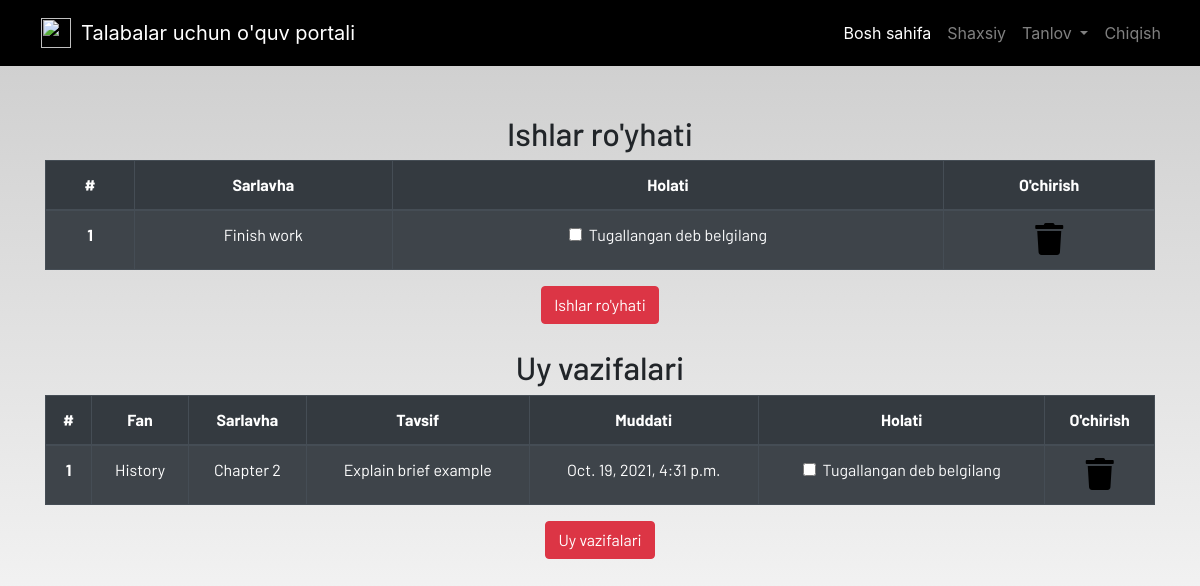
The page /profile/ (signed in) on the database as committed earlier.
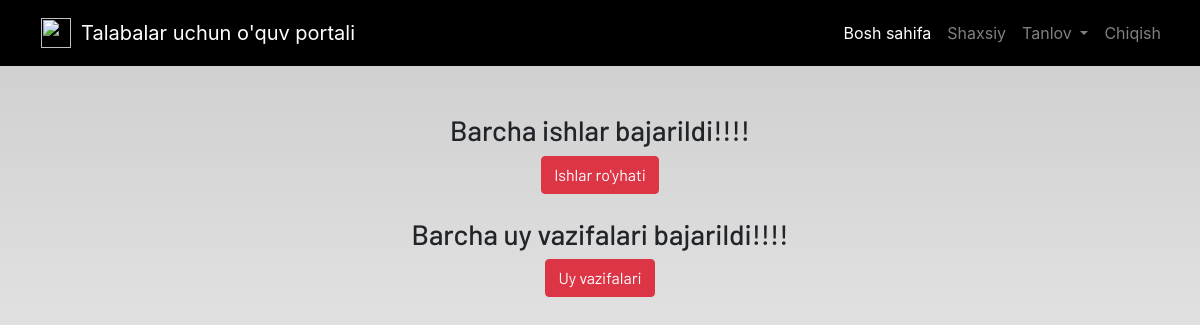
The same page on the database as committed later.
### dashboard/models.py (models this page shows, shortened)
class Todo(models.Model):
    user = models.ForeignKey(User, on_delete=models.CASCADE)
    title = models.CharField(max_length=100)
    is_finished = models.BooleanField(default=False)

class Homework(models.Model):
    user = models.ForeignKey(User, on_delete=models.CASCADE)
    subject = models.CharField(max_length=50)
    title = models.CharField(max_length=100)
    description = models.TextField()
    due = models.DateTimeField()
    is_finished = models.BooleanField(default=False)

### dashboard/views.py (the view)
# urls.py: path('profile/',dash_views.profile,name='profile')
@login_required
def profile(request):
    homeworks = Homework.objects.filter(is_finished=False,user=request.user)
    todos = Todo.objects.filter(is_finished=False,user=request.user)
    if len(homeworks) == 0:
        homework_done=True
    else:
        homework_done=False
    if len(todos) == 0:
        todos_done=True
    else:
        todos_done=False
    context = {
        'homeworks':homeworks,
        'todos':todos,
        'homework_done':homework_done,
        'todos_done':todos_done
    }
    return render(request,'dashboard/profile.html',context)

### dashboard/templates/dashboard/profile.html
{% extends 'dashboard/base.html' %}
{% load static %}
{% load crispy_forms_tags%}
{% block content %}
<section class="text-center">
    <div class="container">
    {% if not todos_done %}
        <h2>Ishlar ro'yhati</h2>
        <table class="table table-striped table-bordered table-hover table-dark">
            <thead>
                <tr>
                    <th scope="col">#</th>
                    <th scope="col">Sarlavha</th>
                    <th scope="col">Holati</th>
                    <th scope="col">O'chirish</th>
                </tr>
            </thead>
            <tbody>
                {% for todo in todos %}
                <tr>
                    <th scope="row">{{forloop.counter}}</th>
                    <td>{{todo.title}}</td>
                    <td>
                        <a href="{% url 'update-todo' todo.id %}">
                            <div class="form-check">
                            {% if todo.is_finished == True %}
                                <input class="form-check-input" type="checkbox" value="" checked>
                            {% else %}
                                <input class="form-check-input" type="checkbox" value="">
                            {% endif %}
                                <label class="form-check-label text-light" for="flexCheckDefault">
                                    Tugallangan deb belgilang
                                </label>
                            </div>
                        </a>
                    </td>
                    <td><a href="{% url 'delete-todo' todo.id %}"><i class="fa fa-trash fa-2x"></i></a></td>
                </tr>
                {% endfor %}
            </tbody>
        </table>
    {% else %}
        <h3>Barcha ishlar bajarildi!!!!</h3>
    {% endif %}
        <a href="{% url 'todo' %}" class="btn btn-danger">Ishlar ro'yhati</a>
        <br><br>
    {% if not homework_done %}
        <h2>Uy vazifalari</h2>
        <table class="table table-striped table-bordered table-hover table-dark">
            <thead>
                <tr>
                    <th scope="col">#</th>
                    <th scope="col">Fan</th>
                    <th scope="col">Sarlavha</th>
                    <th scope="col">Tavsif</th>
                    <th scope="col">Muddati</th>
                    <th scope="col">Holati</th>
                    <th scope="col">O'chirish</th>
                </tr>
            </thead>
            <tbody>
            {% for homework in homeworks %}
                <tr>
                    <th scope="row">{{forloop.counter}}</th>
                    <td>{{homework.subject}}</td>
                    <td>{{homework.title}}</td>
                    <td>{{homework.description}}</td>
                    <td>{{homework.due}}</td>
                    <td>
                        <a href="{% url 'update-homework' homework.id %}">
                            <div class="form-check">
                                {% if homework.is_finished == True %}
                                <input class="form-check-input" type="checkbox" value="" checked>
                                {% else %}
                                <input class="form-check-input" type="checkbox" value="">
                                {% endif %}
                                <label class="form-check-label text-light" for="flexCheckDefault">
                                    Tugallangan deb belgilang
                                </label>
                            </div>
                        </a>
                    </td>
                    <td><a href="{% url 'delete-homework' homework.id %}"><i class="fa fa-trash fa-2x"></i></a></td>
                </tr>
                {% endfor %}
            </tbody>
        </table>
        {% else %}
        <h3>Barcha uy vazifalari bajarildi!!!!</h3>
        {% endif %}
        <a href="{% url 'homework' %}" class="btn btn-danger">Uy vazifalari</a>
    </div>
</section>
{% endblock content %}

Rows that differ between the two databases and show on the page:
removed Todo: title "Finish work"
removed Homework: subject "History", title "Chapter 2", description "Explain brief example", due "Oct. 19, 2021, 4:31 p.m."
Other text that changed with them:
text no longer shown: "Ishlar ro'yhati # Sarlavha Holati O'chirish Uy vazifalari # Fan Sarlavha Tavsif Muddati Holati O'chirish"
text now shown: "Barcha ishlar bajarildi!!!! Barcha uy vazifalari bajarildi!!!!"
